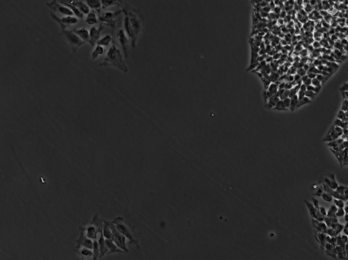
%> input picture img1_sm.tif, 348 x 260 px
$ octave matlab_script.m   (GNU Octave 9; MATLAB toolbox functions it lacks are replaced by stand-ins)
%> lines starting %> are read from the running program, lines starting %| are printed output that depends on the picture
### pciam.m
function [x,y,c] = pciam(I1,I2)

I1 = double(I1);
I2 = double(I2);

f1 = fft2(I1); % FFT of the first image
f2 = fft2(I2); % FFT of second image

% Perform phase correlation between F1 and F2 (amplitude is normalized)
fc = f1 .* conj(f2);
fc(fc == 0) = eps;
fcn = fc ./(abs(fc));

% Inverse fourier of peak correlation matrix
pcm = ifft2(fcn);

% find the max value in the pcm matrix
[~, idx] = max(pcm(:));
% convert linear index to x,y
[y,x] = ind2sub(size(pcm), idx);
y = y - 1;
x = x - 1;

c = cross_correlation_matrix(extract_subregion(I1, x, y), extract_subregion(I2, -x, -y));


%x = col of max value
%y = row of max value
%c = max value

end


function cr = cross_correlation_matrix(I1, I2)

% Transform inputs into one column vectors
I1 = I1(:);     I2 = I2(:);
nb_elem = size(I1,1);

% center vectors to the mean
mv = sum(I1)/nb_elem;
I1 = I1 - mv;
mv = sum(I2)/nb_elem;
I2 = I2 - mv;
% I1 = I1-mean(I1);       I2 = I2-mean(I2);

% Compute the Numerator and Denominator of the cross-correlation formula
N = I1'*I2;
D = sqrt(I1'*I1) * sqrt(I2'*I2);

% Compute the cross-correlation factor
cr = N/D;

if ~isfinite(cr)
  cr = -1;
end

end


function [sub_I] = extract_subregion(I, x, y)
[h, w] = size(I);
if abs(x) >= w || abs(y) >= h
  sub_I = [];
  return;
end

x_st = 1 + x;
x_end = x_st + w - 1;
y_st = 1 + y;
y_end = y_st + h - 1;
% constrain to valid coords
x_st = max(1, min(x_st, w));
x_end = max(1, min(x_end, w));
y_st = max(1, min(y_st, h));
y_end = max(1, min(y_end, h));

sub_I = I(y_st:y_end, x_st:x_end);
end

### matlab_script.m
%matlab_script

I1 = imread('img1_sm.tif');
%> I1 is the input picture: size 260x348 uint16; min 1114, max 11107, mean 2820.2
I2 = imread('img2_sm.tif');
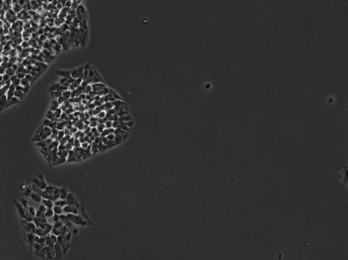
%> input picture img2_sm.tif, 348 x 260 px
%> I2 is the input picture: size 260x348 uint16; min 691, max 12094, mean 2983.8

I1 = double(I1);
%> I1: size 260x348 double
I2 = double(I2);
%> I2: size 260x348 double

[x,y,c] = pciam(I1,I2);
%> in pciam, `pcm = ifft2(fcn);`:
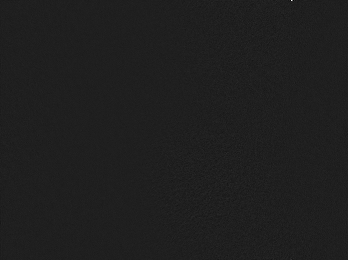
%> pcm: size 260x348 double; min -0.0504, max 0.357, mean 1.11e-05; drawn with min black and max white
%> in pciam, `[~, idx] = max(pcm(:));`: idx = 75661
%> in pciam, `[y,x] = ind2sub(size(pcm), idx);`: y = 1; x = 292
%> in pciam, `y = y - 1;`: y = 0
%> in pciam, `x = x - 1;`: x = 291
%> in extract_subregion, `x_st = 1 + x;`: x_st = 292
%> in extract_subregion, `x_end = x_st + w - 1;`: x_end = 639
%> in extract_subregion, `y_st = 1 + y;`: y_st = 1
%> in extract_subregion, `y_end = y_st + h - 1;`: y_end = 260
%> in extract_subregion, `x_end = max(1, min(x_end, w));`: x_end = 348
%> in extract_subregion, `sub_I = I(y_st:y_end, x_st:x_end);`:
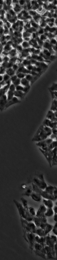
%> sub_I: size 260x57 double; min 1220, max 11107, mean 3280.5; drawn with min black and max white
%> call 2 of extract_subregion, with x = -291, y = 0
%> in extract_subregion (call 2), `x_st = 1 + x;`: x_st = -290
%> in extract_subregion (call 2), `x_end = x_st + w - 1;`: x_end = 57
%> in extract_subregion (call 2), `x_st = max(1, min(x_st, w));`: x_st = 1
%> in extract_subregion (call 2), `sub_I = I(y_st:y_end, x_st:x_end);`:
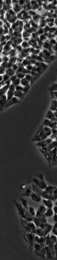
%> sub_I: size 260x57 double; min 1231, max 10981, mean 3424.5; drawn with min black and max white
%> in cross_correlation_matrix, `mv = sum(I1)/nb_elem;`: mv = 3280.5
%> in cross_correlation_matrix, `mv = sum(I2)/nb_elem;`: mv = 3424.5
%> in cross_correlation_matrix, `N = I1'*I2;`: N = 2.42e+10
%> in cross_correlation_matrix, `D = sqrt(I1'*I1) * sqrt(I2'*I2);`: D = 2.5e+10
%> in cross_correlation_matrix, `cr = N/D;`: cr = 0.968
%> x = 291; y = 0; c = 0.968
